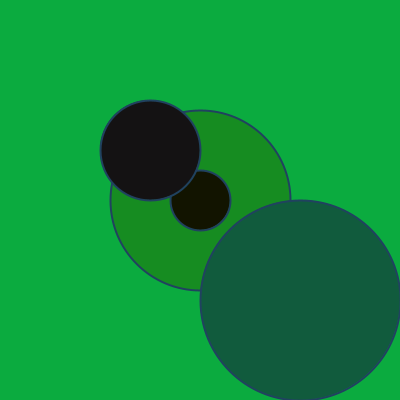
Frame 1 (no input)
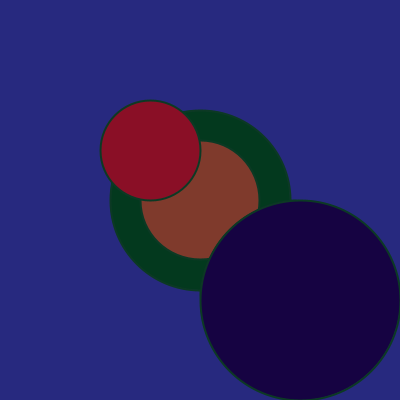
Frame 60 (the mouse pressed at the canvas centre just before this capture)
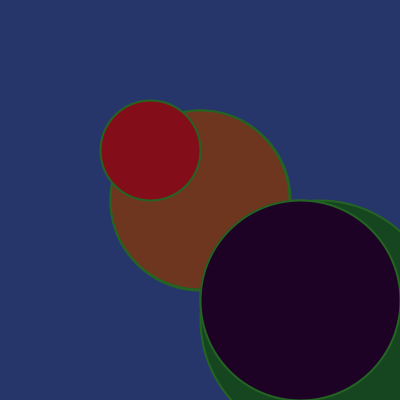
Frame 120 (the mouse held since frame 60 and released just before this capture)

The Processing sketch that drew these frames (run headless with seeded random() and noise(); from frame 60 on, the mouse is pressed at the canvas centre):

// Processing sketch: processing_46775
// ── processing_46775.pde

float p,c,d,e,f,g,h,i,j,k;
 
void setup(){
  size(400,400);
 smooth();
 strokeWeight(2);
c=60;
d=0;
e=0;
f=0;
g=0;
h=0;
i=0;
j=0;
k=0;
}
void draw(){
  stroke(random(50),random(255),random(100));

  background(random(50),random(200),random(200));
   fill(random(50),random(255),random(100));
  ellipseMode(RIGHT);
  ellipse(200,200,c+20,c+20);   
  ellipse(200,200,d+40,d+40);

  ellipseMode(LEFT);
  ellipse(200,200,c+60,c+60);   
  
  
  ellipseMode(LEFT);
  ellipse(200,200,e+60,e+60);
 
  ellipse(200,200,f+80,f+80);
 
  ellipseMode(CENTER);
  ellipse(200,200,g+100,g+100);
 
  ellipseMode(CENTER);
  ellipse(200,200,h+120,h+120);
  
  ellipseMode(CENTER);
  ellipse(200,200,i+140,i+140);
 
  ellipseMode(CENTER);
  ellipse(200,200,j+160,j+160);
  
  ellipseMode(CENTER);
  ellipse(200,200,k+180,k+180);

  
   fill(random(200),random(100),random(50));
  ellipseMode(CENTER);
  ellipse(200,200,c,c);
    fill(random(50),random(200),random(100));
  ellipseMode(CENTER);
  ellipse(200,200,d,d);

  ellipseMode(CENTER);
  ellipse(200,200,e,e);
  
  ellipseMode(CENTER);
  ellipse(200,200,f,f);
 
  ellipseMode(LEFT);
  ellipse(200,200,g+200,g+200);
  
  ellipseMode(CENTER);
  ellipse(200,200,h,h);
  
 fill(random(200),random(20),random(50));
  ellipseMode(CENTER);
  ellipse(200,200,i,i);
  

  ellipseMode(RIGHT);
  ellipse(200,200,j-100,j-100);
  
  ellipseMode(CENTER);
  ellipse(200,200,k,k);
 
  c++;
 
 
}
